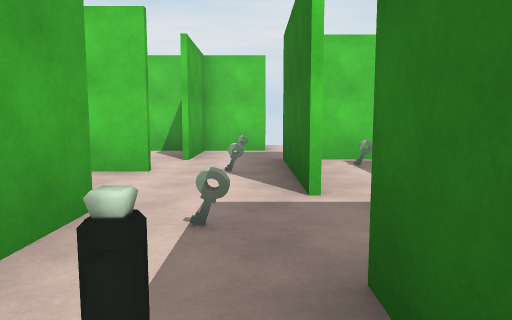
View 1 (above)

24 first-person views from a walk through a Unity game level. The camera is 1.4 m above the floor, tilts 6° down and sees 70° across. Doors are open. The floor is counted in squares, 1.8 m on a side. Each view is taken from the middle of a square. On the plan, view 1 faces up. The plan holds only what a view shows up to about 12 squares ahead; the rest is blank. The player character is not drawn. Some animated figures are not drawn. Some surface patterns are stand-ins.

View 2
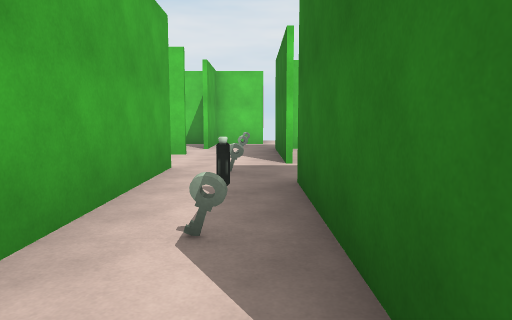

View 3
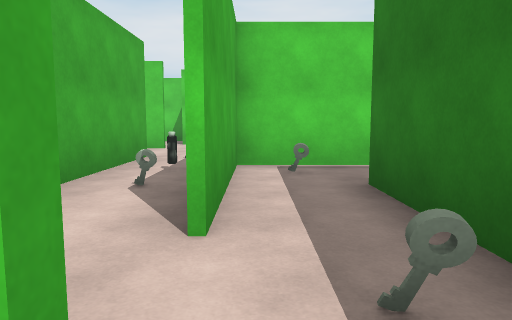

View 4
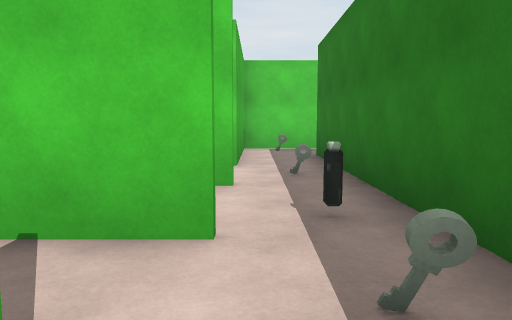

View 5
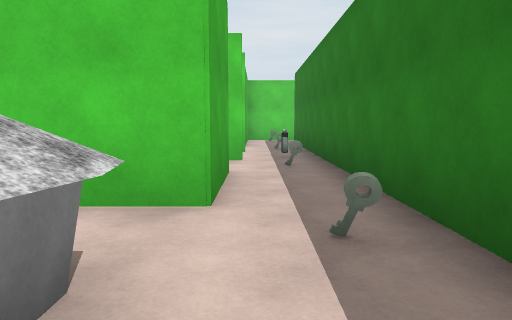

View 6
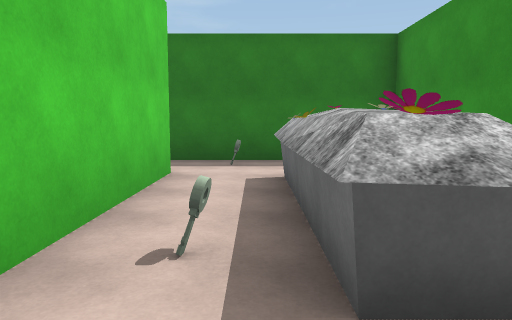

View 7
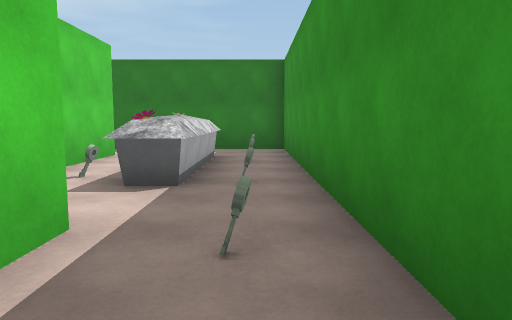

View 8
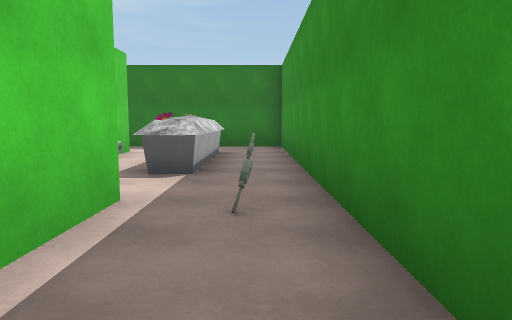

View 9
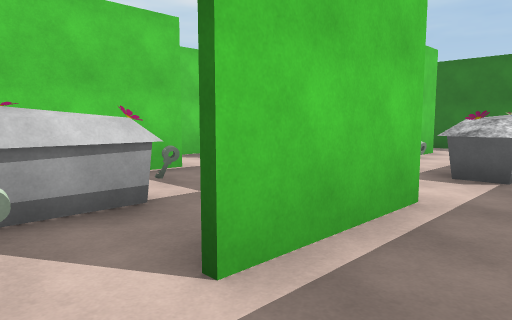

View 10
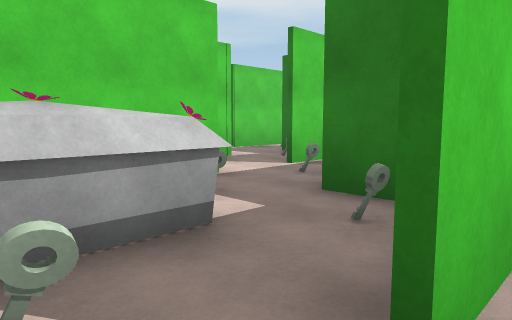

View 11
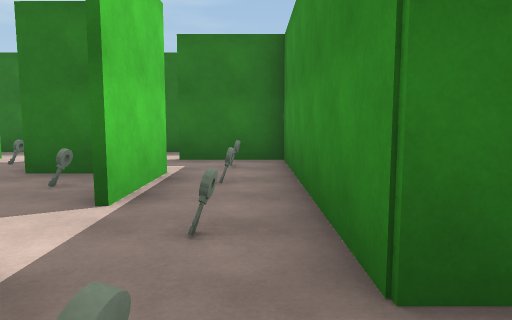

View 12
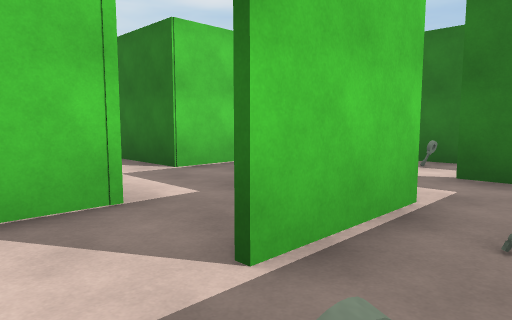

View 13
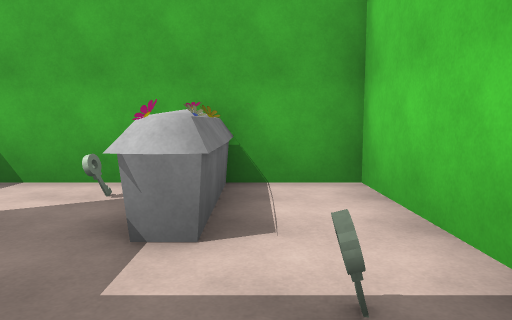

View 14
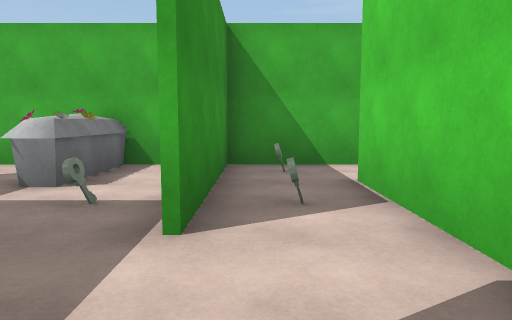

View 15
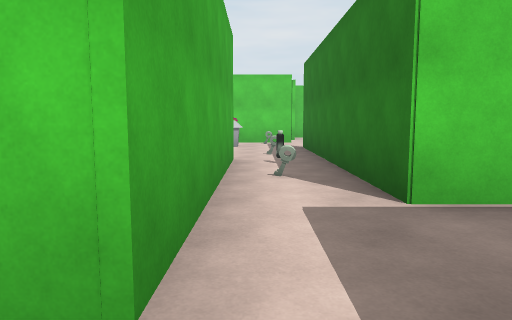

View 16
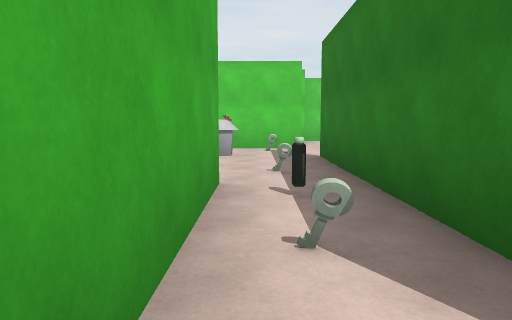

View 17
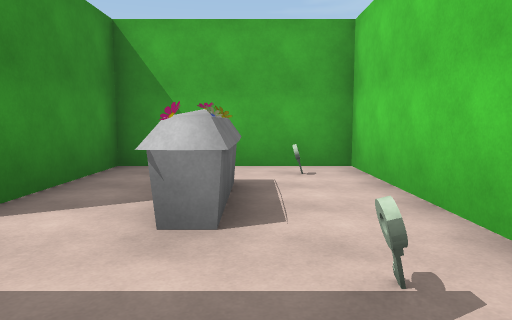

View 18
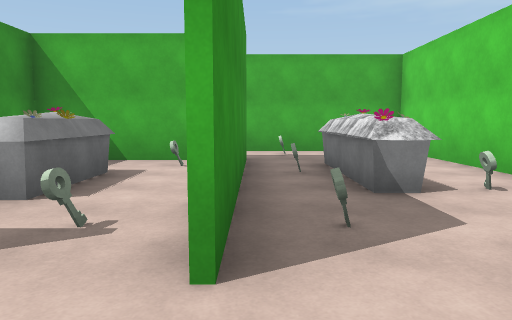

View 19
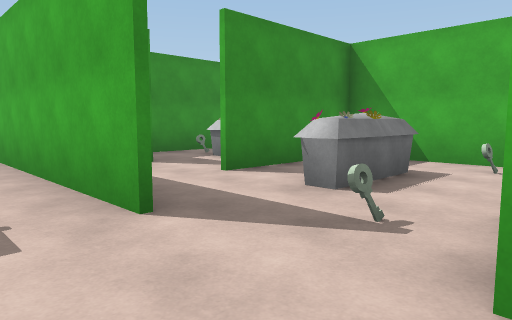

View 20
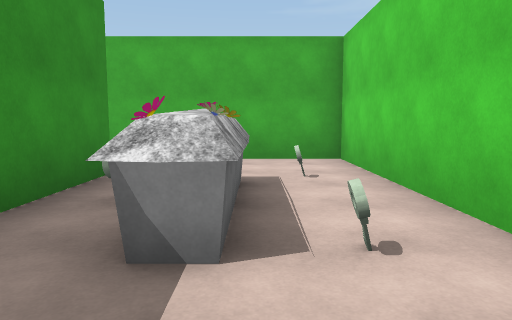

View 21
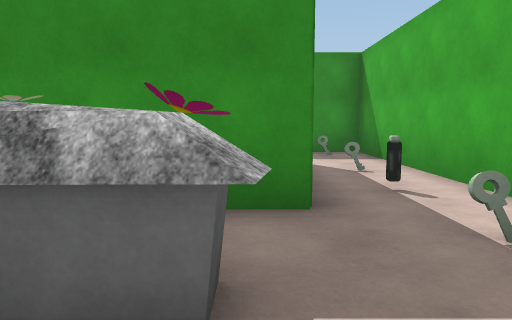

View 22
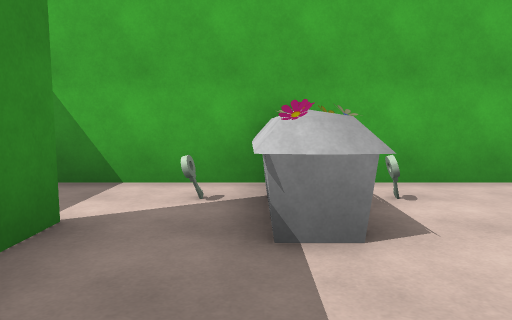

View 23
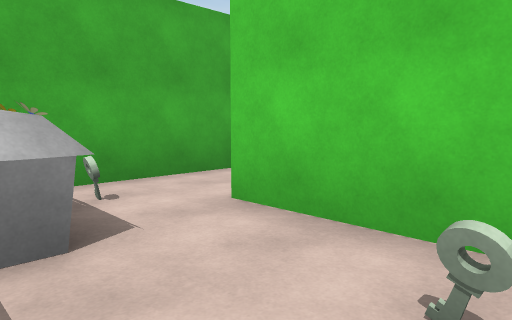

View 24
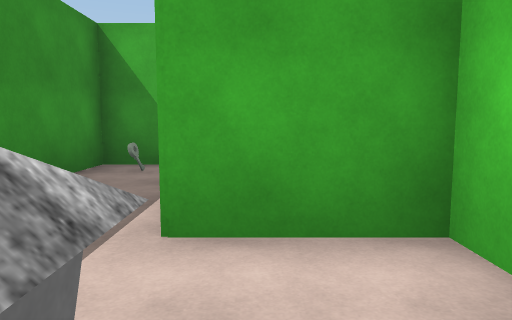

### Floor plan
Ten units are one square. View 1 is at (0, 0); x grows to the right and y downward. Boxes are objects, and circles mark ways between rooms. Rooms are numbered by the first view taken in them; rooms with no view inside come last. Other rooms are left out.
<svg viewBox="-103 -103 132 256">
<path fill="none" stroke="#000" d="M-14 -32 -14 22M5 -38 5 -55M5 24 5 -18M-16 -57 -26 -57M24 46 24 4M-16 76 -16 65M8 46 -16 46M-35 45 -35 67M24 76 24 46M24 136 24 76M7 84 7 107 -32 107M-48 107 -54 107 -54 126M-37 131 -37 124 2 124 2 131M-56 148 24 148 24 136M2 131 -37 131M-71 109 -85 109M-71 107 -88 107M-96 111 -96 148 -56 148M-54 126 -80 126M-55 115 -55 106M-54 86 -98 86M-94 106 -81 106M-96 104 -71 104M-96 91 -96 111M-74 102 -74 109M-55 106 -15 106M-14 86 -38 86M-35 67 -55 67M-54 -75 -68 -75M-76 -58 -16 -58M-39 -73 -68 -73M-96 -76 -96 4 -84 4M5 -55 5 -76M-71 -78 -39 -79M-45 -98 -96 -98 -96 -76M-19 -98 -29 -98M-68 -73 -68 -79M-39 -79 -39 -73M-71 49 -95 49M-79 65 -71 65M-54 26 -79 26M-96 24 -96 76M-74 41 -74 50M-26 -57 -74 -57 -74 -16 -38 -16M-16 -15 -16 -32M-35 4 -35 45M-70 24 -46 24M-96 9 -96 24M-16 46 -16 -15M-96 76 -96 91M-98 85 -54 85M-55 67 -79 67M5 94 5 84M8 67 -8 67M-15 106 5 106 5 94"/>
<rect x="-5" y="-15" width="10" height="10" fill="#bbb"><title>potion</title></rect>
<rect x="-95" y="-55" width="10" height="10" fill="#bbb"><title>potion</title></rect>
<rect x="-55" y="-45" width="20" height="10" fill="#bbb"><title>flowerpot</title></rect>
<rect x="-65" y="-15" width="10" height="20" fill="#bbb"><title>flowerpot</title></rect>
<rect x="-35" y="5" width="10" height="10" fill="#bbb"><title>potion</title></rect>
<circle cx="10" cy="40" r="3" fill="#2a7"/>
<circle cx="-5" cy="-60" r="3" fill="#2a7"/>
<circle cx="-20" cy="-45" r="3" fill="#2a7"/>
<circle cx="10" cy="70" r="3" fill="#2a7"/>
<circle cx="-30" cy="70" r="3" fill="#2a7"/>
<circle cx="-30" cy="40" r="3" fill="#2a7"/>
<circle cx="-50" cy="130" r="3" fill="#2a7"/>
<circle cx="10" cy="130" r="3" fill="#2a7"/>
<circle cx="0" cy="80" r="3" fill="#2a7"/>
<circle cx="-65" cy="140" r="3" fill="#2a7"/>
<circle cx="-70" cy="110" r="3" fill="#2a7"/>
<circle cx="-60" cy="100" r="3" fill="#2a7"/>
<circle cx="-45" cy="90" r="3" fill="#2a7"/>
<circle cx="-25" cy="100" r="3" fill="#2a7"/>
<circle cx="-65" cy="80" r="3" fill="#2a7"/>
<circle cx="-25" cy="-80" r="3" fill="#2a7"/>
<circle cx="-85" cy="-80" r="3" fill="#2a7"/>
<circle cx="-80" cy="-10" r="3" fill="#2a7"/>
<circle cx="-85" cy="20" r="3" fill="#2a7"/>
<circle cx="-85" cy="70" r="3" fill="#2a7"/>
<circle cx="-30" cy="-20" r="3" fill="#2a7"/>
<circle cx="-10" cy="90" r="3" fill="#2a7"/>
<text x="-10" y="-10">1</text>
<text x="-10" y="60">2</text>
<text x="-10" y="120">3</text>
<text x="-20" y="140">4</text>
<text x="-80" y="130">5</text>
<text x="-70" y="100">6</text>
<text x="-40" y="100">7</text>
<text x="-40" y="80">8</text>
<text x="-60" y="-70">9</text>
<text x="-60" y="-90">10</text>
<text x="-70" y="50">11</text>
<text x="-50" y="-40">12</text>
<text x="-50" y="10">13</text>
<text x="-80" y="80">14</text>
<text x="-10" y="80">15</text>
<text x="-10" y="100">16</text>
</svg>
Room 1 opens to room 2. Room 1 opens to room 9. Room 1 opens to room 12. Room 2 opens to room 3. Room 2 opens to room 8. Room 2 opens to room 13. Room 3 opens to room 4. Room 3 opens to room 15. Room 4 opens to room 5. Room 5 opens to room 6. Room 6 opens to room 7. Room 7 opens to room 8. Room 7 opens to room 16. Room 8 opens to room 14. Room 9 opens to room 10. Room 9 opens to room 13. Room 11 opens to room 13. Room 11 opens to room 14. Room 12 opens to room 13. Room 15 opens to room 16.

Where each view was taken, in squares from view 1:
view 1: 0 up, 0 right, facing up
view 2: 3 down, 0 right, facing up
view 3: 5 down, 1 right, facing up
view 4: 9 down, 1 right, facing up
view 5: 14 down, 1 right, facing up
view 6: 12 down, 5 left, facing right
view 7: 14 down, 8 left, facing right
view 8: 14 down, 9 left, facing right
view 9: 14 down, 9 left, facing up-right
view 10: 13 down, 9 left, facing up-right
view 11: 10 down, 7 left, facing right
view 12: 10 down, 5 left, facing up-right
view 13: 10 down, 5 left, facing left
view 14: 8 down, 3 left, facing left
view 15: 8 down, 3 left, facing up
view 16: 5 down, 3 left, facing up
view 17: 4 up, 1 left, facing left
view 18: 6 up, 0 right, facing left
view 19: 6 up, 0 right, facing down-left
view 20: 8 up, 2 left, facing left
view 21: 9 up, 7 left, facing down
view 22: 5 down, 5 left, facing left
view 23: 5 down, 5 left, facing up-left
view 24: 12 down, 3 left, facing left
